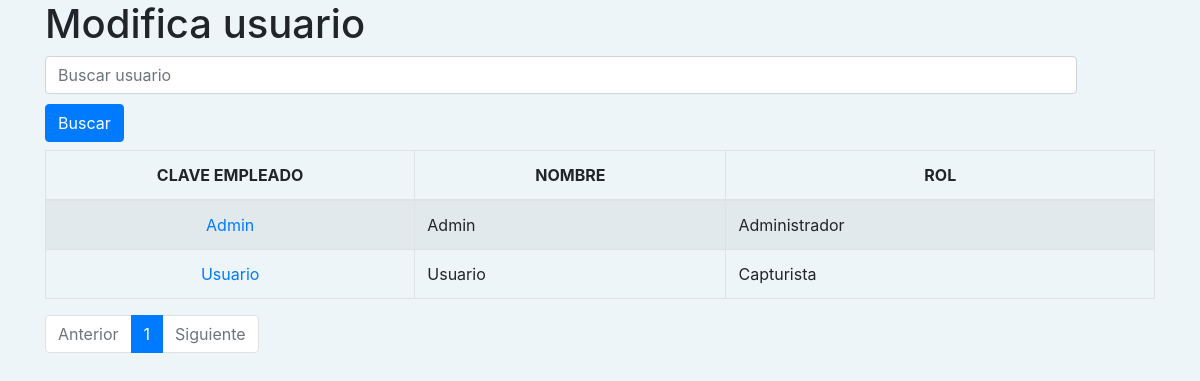
Page /lista_mod_usuario.php?pagina=1 on the committed database.
### tables this page shows
CREATE TABLE IF NOT EXISTS `usuarios` (
  `Id` int(11) NOT NULL AUTO_INCREMENT,
  `nombre` varchar(100) DEFAULT NULL,
  `usuario` varchar(50) DEFAULT NULL,
  `sin_cifrar` varchar(20) DEFAULT NULL,
  `password` varchar(70) DEFAULT NULL,
  `rol` tinyint(1) DEFAULT NULL,
  `entrada` datetime DEFAULT NULL,
  `salida` datetime DEFAULT NULL,
  `baja` tinyint(1) DEFAULT 0,
  `activo` tinyint(1) DEFAULT 0,
  PRIMARY KEY (`Id`)
);

CREATE TABLE IF NOT EXISTS `roles` (
  `id` int(11) NOT NULL AUTO_INCREMENT,
  `rol` varchar(50) DEFAULT NULL,
  PRIMARY KEY (`id`)
);

### lista_mod_usuario.php (the view, shortened to what this page needs)
<?php
include_once("Connections/cedulas.php");
try {
    $sql = "SELECT * FROM usuarios WHERE baja = 0";
    $borraUsuario = $conexion->prepare($sql);
    $borraUsuario->execute();
    $usuarios_x_pagina = 4;
    $total_usuarios_bd = $borraUsuario->rowCount();
    $paginas = $total_usuarios_bd/$usuarios_x_pagina;
    $paginas = ceil($paginas);
}catch(PDOException $e) {
    echo $e->getMessage();
}
?>
<!DOCTYPE html>
<html lang="es">
<head>
	<link rel="stylesheet" href="https://stackpath.bootstrapcdn.com/bootstrap/4.1.3/css/bootstrap.min.css">
    <link rel="stylesheet" type="text/css" href="css/acomoda.css">
</head>
<body>
	<div class="container  my-5">
            <h1>Modifica usuario</h1>
            <form method="POST" action="" onSubmit="return validarForm(this)">
                <input type="text" class="form-control" placeholder="Buscar usuario" name="palabra" style="width: 93%; display: inline-block; margin-bottom: 10px;">
                <button type="submit" class="btn btn-primary" name="buscar" id="buscar" value="&rarr;" style="margin-bottom: 8px;">Buscar</button>
            </form>
            <?php
            $iniciar = ((int)$_GET['pagina']-1)*$usuarios_x_pagina;
            if(isset($_POST['buscar'])) {
                try {
                    $sql_usuario = "SELECT * FROM usuarios WHERE baja = 0 AND nombre like '%".$_POST['palabra']."%' LIMIT :iniciar,:ndictamenes";
                    $sentencia_usuario = $conexion->prepare($sql_usuario);
                    $sentencia_usuario->bindParam(':iniciar', $iniciar, PDO::PARAM_INT);
                    $sentencia_usuario->bindParam(':ndictamenes', $usuarios_x_pagina, PDO::PARAM_INT);
                    $sentencia_usuario->execute();
                }catch(PDOException $e) {
                    echo $e->getMessage();
                }
            } else {
                try {
                    $sql_usuario = "SELECT * FROM usuarios WHERE baja = 0 LIMIT :iniciar,:ndictamenes";
                    $sentencia_usuario = $conexion->prepare($sql_usuario);
                    $sentencia_usuario->bindParam(':iniciar', $iniciar, PDO::PARAM_INT);
                    $sentencia_usuario->bindParam(':ndictamenes', $usuarios_x_pagina, PDO::PARAM_INT);
                    $sentencia_usuario->execute();
                }catch(PDOException $e) {
                    echo $e->getMessage();
                }
            }
            $resultado_usuario = $sentencia_usuario->fetchAll();
            ?>
            <table class="table table-striped table-bordered">
                <thead>
                    <tr style="text-align: center;">
                        <th>CLAVE EMPLEADO</th>
                        <th>NOMBRE</th>
                        <th>ROL</th>
                    </tr>
                </thead>
                <?php
                foreach($resultado_usuario as $usuarios):
                    $sqlRol = "SELECT * FROM roles WHERE id = ?";
                    $rol = $conexion->prepare($sqlRol);
                    $rol->execute(array($usuarios['rol']));
                    $roles = $rol->fetch(PDO::FETCH_ASSOC);
                ?>
                    <tr>
                        <td style="text-align: center; width: 33.3%;"><a href="modUsuario.php?recordID=<?php echo $usuarios['usuario']; ?>"><?php echo $usuarios['usuario']; ?></a></td>
                        <td style="text-align: left;"><?php echo $usuarios['nombre']; ?></td>
                        <td style="text-align: left;"><?php echo $roles['rol']; ?></td>
                    </tr>
                <?php endforeach ?>
            </table>
            <nav aria-label="Page navigatíon example">
                <ul class="pagination">
                    <li class="page-item <?php echo $_GET['pagina']<=1 ? 'disabled' : '' ?>">
                        <a class="page-link" href="lista_mod_usuario.php?pagina=<?php echo (int)$_GET['pagina']-1; ?>">  Anterior</a>
                    </li>
                    <?php for($i=0;$i<$paginas;$i++): ?>
                        <li class="page-item <?php echo $_GET['pagina']==$i+1 ? 'active' : '' ?>">
                            <a class="page-link" href="lista_mod_usuario.php?pagina=<?php echo $i+1; ?>">
                                <?php echo $i+1; ?>
                            </a>
                        </li>
                    <?php endfor ?>
                    <li class="page-item <?php echo $_GET['pagina']>=$paginas ? 'disabled' : '' ?>">
                        <a class="page-link" href="lista_mod_usuario.php?pagina=<?php echo (int)$_GET['pagina']+1; ?>">Siguiente</a>
                    </li>
                </ul>
            </nav>
        </div>
</body>
</html>

### css/acomoda.css (style rules this page uses)
.my-5 { margin-top: 0 !important; }

### lista_mod_usuario.php (style rules this page uses)
body { background-color: #eef5f9; }

### rows in the picture
usuarios: usuario "Admin", nombre "Admin", roles.rol "Administrador"
usuarios: usuario "Usuario", nombre "Usuario", roles.rol "Capturista"
